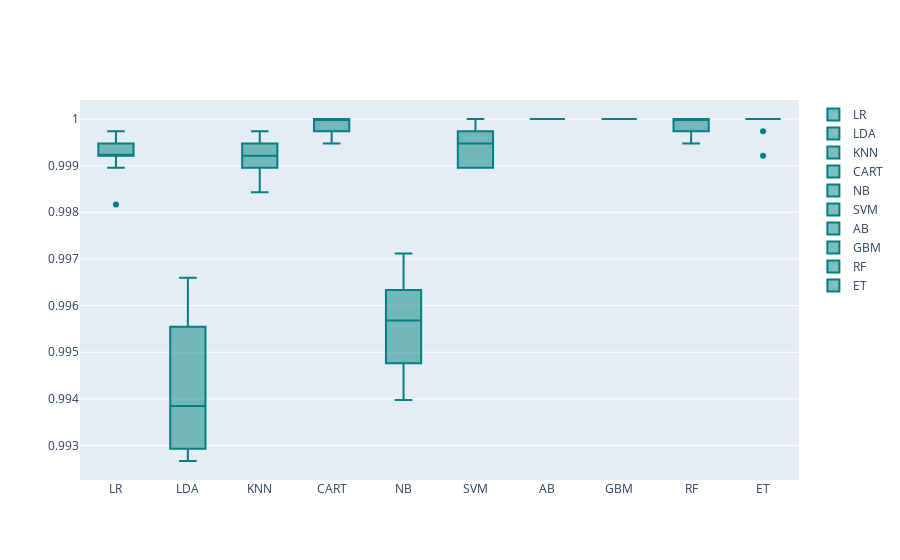

This figure's notebook cell:
### Code cell
PlotBoxR().PlotResult(names,results)

### Figure 1 — Plotly figure (JSON) as saved in the notebook; plotly's stock layout.template omitted (floating-point values rounded to 4 significant figures)
{"data": [{"marker": {"color": "rgb(0, 128, 128)"}, "name": "LR", "type": "box", "y": [0.9995, 0.9992, 0.9992, 0.9982, 0.9995, 0.999, 0.9997, 0.9992, 0.9995, 0.9992]}, {"marker": {"color": "rgb(0, 128, 128)"}, "name": "LDA", "type": "box", "y": [0.9927, 0.9929, 0.994, 0.9937, 0.9955, 0.9961, 0.9937, 0.9927, 0.9966, 0.9945]}, {"marker": {"color": "rgb(0, 128, 128)"}, "name": "KNN", "type": "box", "y": [0.9997, 0.999, 0.9992, 0.9984, 0.9995, 0.999, 0.9997, 0.9995, 0.9992, 0.9987]}, {"marker": {"color": "rgb(0, 128, 128)"}, "name": "CART", "type": "box", "y": [1, 0.9997, 1, 1, 0.9995, 1, 1, 0.9995, 1, 0.9997]}, {"marker": {"color": "rgb(0, 128, 128)"}, "name": "NB", "type": "box", "y": [0.9966, 0.9963, 0.9958, 0.9942, 0.995, 0.9963, 0.9955, 0.9948, 0.9971, 0.994]}, {"marker": {"color": "rgb(0, 128, 128)"}, "name": "SVM", "type": "box", "y": [1, 0.9997, 0.9995, 0.999, 0.9995, 0.999, 0.9997, 0.999, 0.9995, 0.9992]}, {"marker": {"color": "rgb(0, 128, 128)"}, "name": "AB", "type": "box", "y": [1, 1, 1, 1, 1, 1, 1, 1, 1, 1]}, {"marker": {"color": "rgb(0, 128, 128)"}, "name": "GBM", "type": "box", "y": [1, 1, 1, 1, 1, 1, 1, 1, 1, 1]}, {"marker": {"color": "rgb(0, 128, 128)"}, "name": "RF", "type": "box", "y": [1, 1, 1, 0.9995, 1, 1, 1, 0.9997, 0.9997, 1]}, {"marker": {"color": "rgb(0, 128, 128)"}, "name": "ET", "type": "box", "y": [1, 1, 1, 0.9992, 1, 1, 1, 0.9997, 1, 1]}], "layout": {}}
